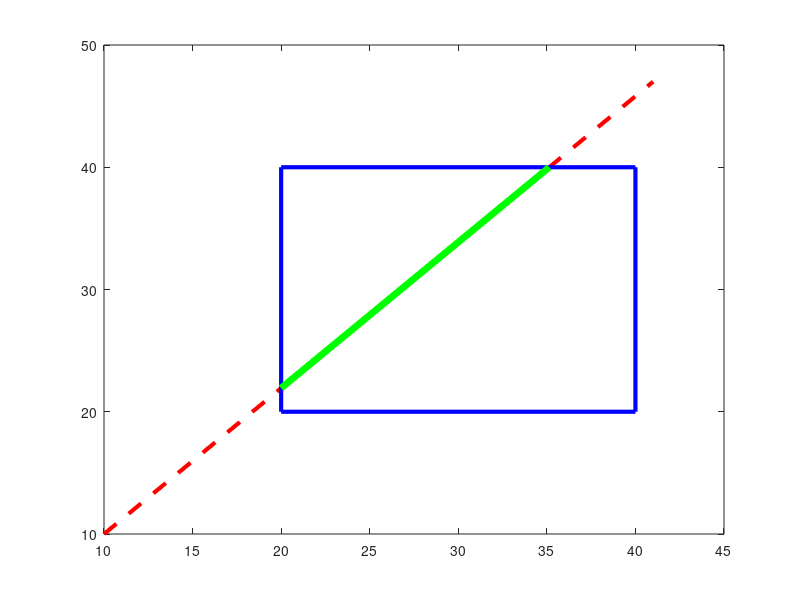

Recreate this plot in MATLAB.
function z = cohenSutherland()

	xmin=20; xmax=40; ymin=20 ; ymax=40 ;
 	xf1=10 ; yf1=10 ; xf2=41  ; yf2=47 ;
 	plot([xf1 xf2], [yf1 yf2], 'r--','LineWidth', 3);
 	hold on;
	code1 = code(xf1, yf1, xmin, xmax, ymin, ymax);
	code2 = code(xf2, yf2, xmin, xmax, ymin, ymax);

		if bitand(code1,code2) > 0
			disp("Line  outside the clipping window");
			exit(1);
		end

	while bitor(code1,code2) > 0

		slope  = (yf2-yf1)/(xf2-xf1);
		codex = code1 ;
		xi = xf1 ;
		yi = yf1 ;

		if(codex==0)
			codex = code2;
			xi = xf2 ;
			yi = yf2 ;
		end

		if bitand(codex,8)>0
			y = ymax;
			x = xi + 1/slope*(ymax-yi);
		elseif bitand(codex,4)>0
			y = ymin ;
			x = xi + 1/slope*(ymin-yi);
		elseif bitand(codex,2)>0
			x = xmax;
			y = yi + slope*(xmax-xi);
		elseif bitand(codex,1)>0
			x = xmin;
			y = yi + slope*(xmin-xi);
		end

		if codex == code1
			xf1 = x;
			yf1 = y;
			code1 = code(xf1, yf1, xmin, xmax, ymin, ymax);
		elseif codex == code2
			xf2 = x ;
			yf2 = y ;
			code2 = code(xf2, yf2, xmin, xmax, ymin, ymax);
		end
	end

	boundries_x = [xmin,xmax,xmax,xmin,xmin];
	boundries_y = [ymin,ymin,ymax,ymax,ymin];
	plot(boundries_x, boundries_y, 'b-', 'LineWidth', 3);
	hold on;
	line_x = [xf1,xf2];
	line_y = [yf1,yf2];
	plot(line_x, line_y, 'g-', 'LineWidth', 5);

end


function c = code(xf2, yf2, xmin, xmax, ymin, ymax)
	c = 0;
	if (yf2>ymax)
		c = 8;
	end
	if (yf2<ymin)
		c = 4;
	end
	if (xf2>xmax)
		c = bitor(c,2);
	end
	if (xf2<xmin)
		c = bitor(c,1);
	end
end
